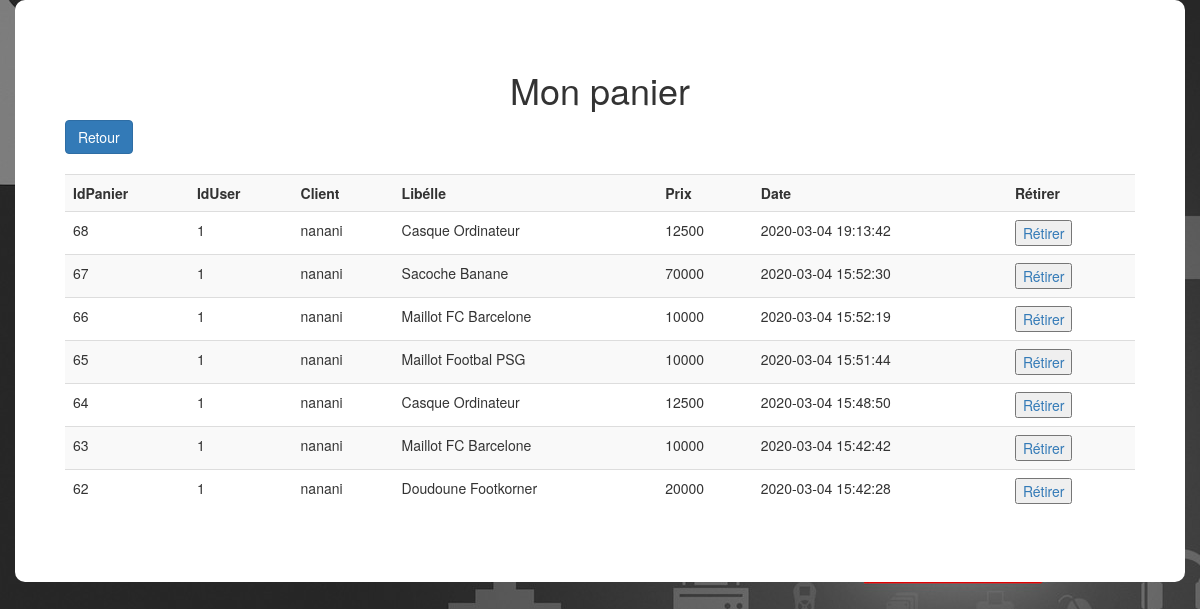
The app's page /panier2.php (signed in) with its own data.
### tables this page shows
CREATE TABLE `panier` (
  `idPanier` int(11) NOT NULL,
  `client` varchar(255) NOT NULL,
  `libelle` varchar(255) NOT NULL,
  `prix` int(11) NOT NULL,
  `date` timestamp NOT NULL DEFAULT current_timestamp(),
  `idUser` int(11) NOT NULL
);

### panier2.php (the view, shortened to what this page needs)
<!DOCTYPE html>
<html lang="fr">
<head>
        <link rel="stylesheet" href="./css/bootstrap.min.css">
        <link rel="stylesheet" href="./css/styles.css">
</head>
<body>
<div class ="container admin">
    <h1 align="center">Mon panier</h1>
    <?php
     $user = $_SESSION['idUser'];
    echo '<a href="accueil.php?idUser='.$user.'"><button type="submit" class="btn btn-primary"> Retour</button></a>'
    ?>
    <br>
    <br>
      <?php
      require 'admin/db.php';
      $user = $_SESSION['idUser'];
      $query=$bdd->query("SELECT * FROM panier WHERE idUser= $user ORDER BY idPanier DESC");
      ?>
    <table class="table table-striped table-primary">
        <th>IdPanier</th>
        <th>IdUser</th>
        <th>Client</th>
        <th>Libélle</th>
        <th>Prix</th>
        <th>Date</th>
        <th>Rétirer</th>
      <?php
      while($infos=$query->fetch()){
          echo '<tr>';
          echo "<td>". $infos['idPanier']. "</td>";
          echo "<td>".$user. "</td>";
          echo "<td>".$infos['client']. "</td>";
          echo "<td>". $infos['libelle']. "</td>";
          echo "<td>". $infos['prix']. "</td>";
          echo "<td>". $infos['date']. "</td>";
          echo '<td> <a href="dindil.php?idPanier='.$infos['idPanier'].'"><button>Rétirer</button></a></td>';
          echo '</tr>';
      }
      ?>
    </table>
    </div>
</body>
</html>

### css/styles.css (style rules this page uses)
body { background: url(../images/bckgrd2.jpg); width: 100%; height: 100%; }
.admin { background: #fff; padding: 50px; border-radius: 10px; }

### records on screen
panier: idPanier "68", client "nanani", libelle "Casque Ordinateur", prix "12500", date "2020-03-04 19:13:42"
panier: idPanier "67", client "nanani", libelle "Sacoche Banane", prix "70000", date "2020-03-04 15:52:30"
panier: idPanier "66", client "nanani", libelle "Maillot FC Barcelone", prix "10000", date "2020-03-04 15:52:19"
panier: idPanier "65", client "nanani", libelle "Maillot Footbal PSG", prix "10000", date "2020-03-04 15:51:44"
panier: idPanier "64", client "nanani", libelle "Casque Ordinateur", prix "12500", date "2020-03-04 15:48:50"
panier: idPanier "63", client "nanani", libelle "Maillot FC Barcelone", prix "10000", date "2020-03-04 15:42:42"
panier: idPanier "62", client "nanani", libelle "Doudoune Footkorner", prix "20000", date "2020-03-04 15:42:28"
